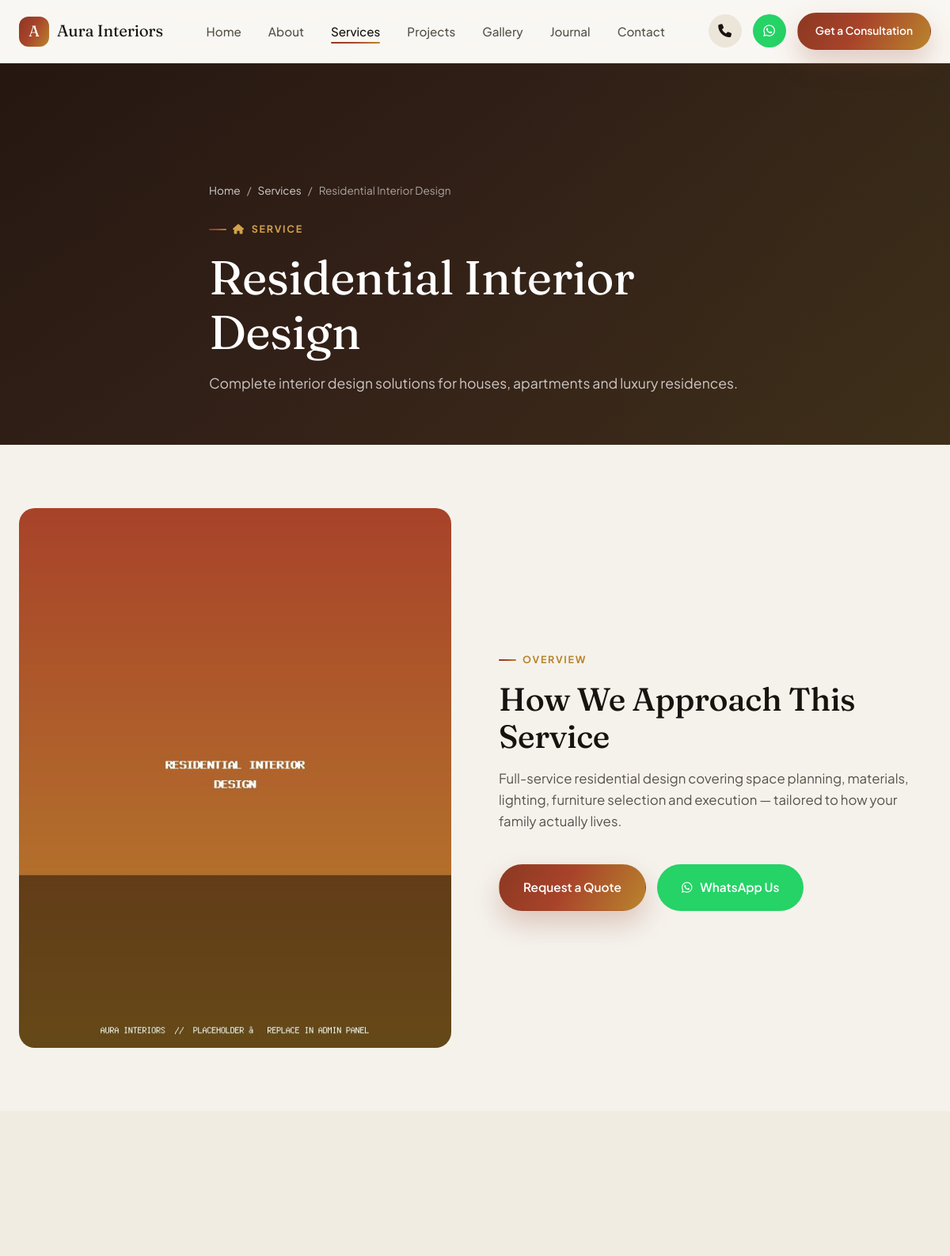
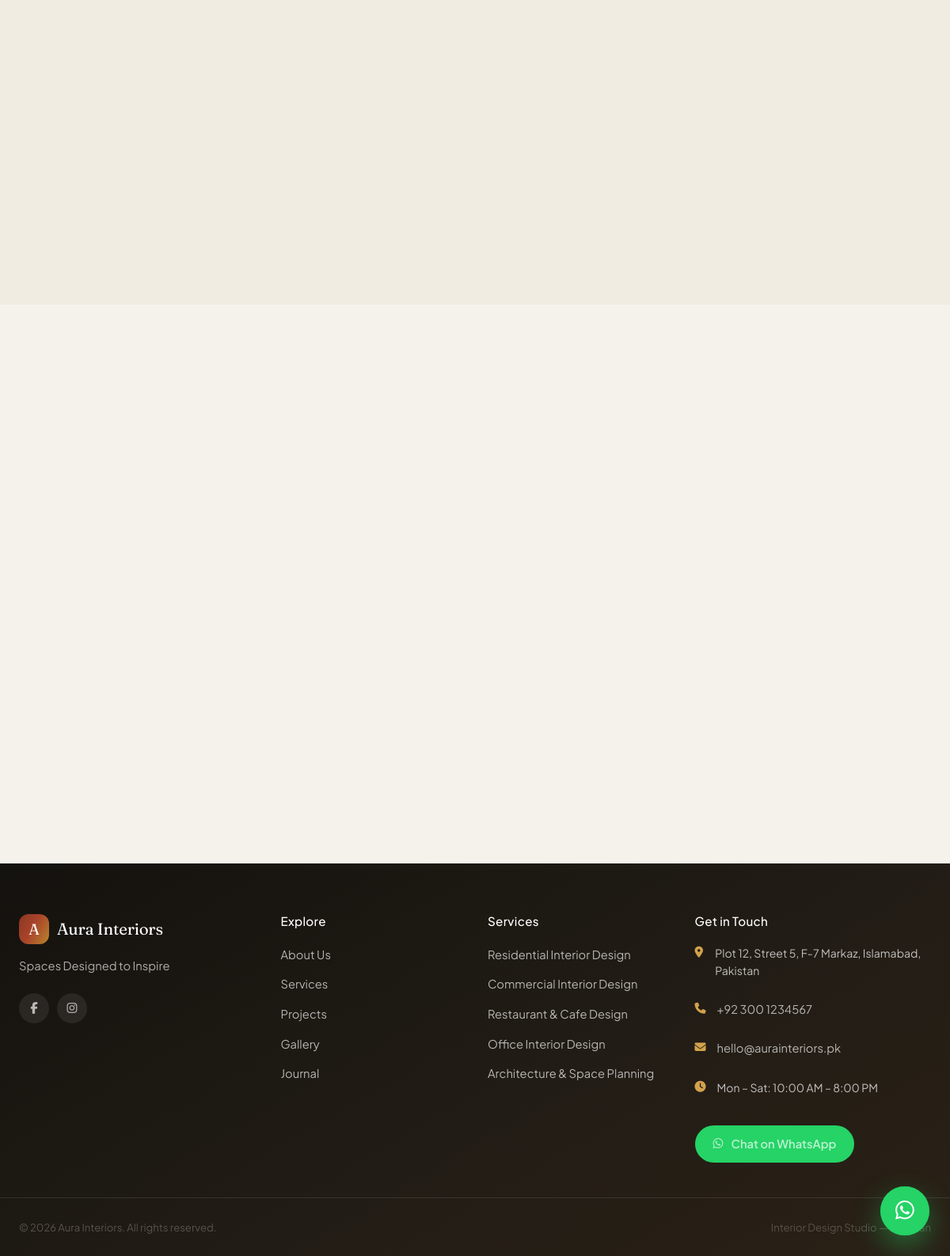
The app's page /service-detail.php?slug=residential-interior-design with its own data (2 pictures, top to bottom).
### tables this page shows
CREATE TABLE `services` (
  `id` INT UNSIGNED AUTO_INCREMENT PRIMARY KEY,
  `title` VARCHAR(150) NOT NULL,
  `slug` VARCHAR(170) NOT NULL UNIQUE,
  `short_description` VARCHAR(500) NULL,
  `content` TEXT NULL,
  `image_path` VARCHAR(255) NULL,
  `icon_class` VARCHAR(60) NULL,
  `sort_order` SMALLINT NOT NULL DEFAULT 0,
  `is_published` TINYINT(1) NOT NULL DEFAULT 1,
  `created_at` DATETIME NOT NULL DEFAULT CURRENT_TIMESTAMP,
  `updated_at` DATETIME NOT NULL DEFAULT CURRENT_TIMESTAMP ON UPDATE CURRENT_TIMESTAMP,
  INDEX `idx_services_published` (`is_published`,`sort_order`)
);

CREATE TABLE `social_links` (
  `id` INT UNSIGNED AUTO_INCREMENT PRIMARY KEY,
  `platform` VARCHAR(40) NOT NULL,
  `url` VARCHAR(255) NOT NULL,
  `icon_class` VARCHAR(60) NOT NULL,
  `sort_order` SMALLINT NOT NULL DEFAULT 0,
  `is_active` TINYINT(1) NOT NULL DEFAULT 1
);

### includes/functions.php (called while the page is built, shortened)
<?php
function e(?string $value): string
{
    return htmlspecialchars($value ?? '', ENT_QUOTES, 'UTF-8');
}
function get_settings(): array
{
    static $settings = null;
    if ($settings === null) {
        $settings = [];
        $stmt = db()->query('SELECT setting_key, setting_value FROM settings');
        foreach ($stmt->fetchAll() as $row) {
            $settings[$row['setting_key']] = $row['setting_value'];
        }
    }
    return $settings;
}
function setting(string $key, string $default = ''): string
{
    $settings = get_settings();
    return $settings[$key] ?? $default;
}
function whatsapp_link(?string $message = null): string
{
    $number = preg_replace('/\D+/', '', setting('whatsapp_number', ''));
    $msg = $message ?? setting('whatsapp_default_message', '');
    return 'https://wa.me/' . $number . '?text=' . rawurlencode($msg);
}
function tel_link(): string
{
    $phone = preg_replace('/[^\d+]/', '', setting('phone', ''));
    return 'tel:' . $phone;
}
function asset(string $path): string
{
    return BASE_URL . '/' . ltrim($path, '/');
}
function img(?string $path, string $fallback = 'assets/images/placeholder.jpg'): string
{
    if (empty($path)) {
        return asset($fallback);
    }
    return asset($path);
}

### config/database.php (called while the page is built, shortened)
<?php
function db(): PDO
{
    static $pdo = null;
    if ($pdo instanceof PDO) {
        return $pdo;
    }
    $dsn = 'mysql:host=' . DB_HOST . ';dbname=' . DB_NAME . ';charset=' . DB_CHARSET;
    try {
        $pdo = new PDO($dsn, DB_USER, DB_PASS, [
            PDO::ATTR_ERRMODE            => PDO::ERRMODE_EXCEPTION,
            PDO::ATTR_DEFAULT_FETCH_MODE => PDO::FETCH_ASSOC,
            PDO::ATTR_EMULATE_PREPARES   => false,
        ]);
    } catch (PDOException $e) {
        http_response_code(500);
        if (defined('SITE_ENV') && SITE_ENV === 'local') {
            die('Database connection failed: ' . $e->getMessage());
        }
        die('We are experiencing a temporary issue. Please try again shortly.');
    }
    return $pdo;
}

### service-detail.php (the view, shortened to what this page needs)
<?php
$slug = $_GET['slug'] ?? '';
$stmt = db()->prepare('SELECT * FROM services WHERE slug = ? AND is_published = 1');
$stmt->execute([$slug]);
$service = $stmt->fetch();
$relatedProjects = db()->prepare('SELECT * FROM projects WHERE is_published = 1 AND category = ? ORDER BY sort_order LIMIT 3');
$relatedProjects->execute([explode(' ', $service['title'])[0]]);
$relatedProjects = $relatedProjects->fetchAll();
$page = [
    'title' => $service['title'] . ' in Pakistan — ' . setting('company_name'),
    'description' => $service['short_description'],
    'canonical' => BASE_URL . '/service-detail.php?slug=' . urlencode($service['slug']),
    'image' => img($service['image_path']),
    'schema' => [schema_service($service), schema_breadcrumbs([
        ['name' => 'Home', 'url' => BASE_URL . '/index.php'],
        ['name' => 'Services', 'url' => BASE_URL . '/services.php'],
        ['name' => $service['title'], 'url' => BASE_URL . '/service-detail.php?slug=' . urlencode($service['slug'])],
    ])],
];
require __DIR__ . '/includes/header.php';
?>
<section class="page-hero">
  <div class="container page-hero__inner">
    <div class="breadcrumb"><a href="<?= asset('index.php') ?>">Home</a> / <a href="<?= asset('services.php') ?>">Services</a> / <span><?= e($service['title']) ?></span></div>
    <div class="eyebrow" style="color:#D2A24C"><i class="<?= e($service['icon_class']) ?>"></i> Service</div>
    <h1><?= e($service['title']) ?></h1>
    <p><?= e($service['short_description']) ?></p>
  </div>
</section>
<section class="section">
  <div class="container">
    <div class="about-story">
      <div class="about-story__media reveal">
        <img src="<?= e(img($service['image_path'])) ?>" alt="<?= e($service['title']) ?>">
      </div>
      <div class="reveal reveal-delay-1">
        <div class="eyebrow">Overview</div>
        <h2>How We Approach This Service</h2>
        <div style="margin-top:18px;font-size:1.05rem;color:var(--ink-soft)"><?= $service['content'] ? nl2br(e($service['content'])) : '' ?></div>
        <div class="btn-row mt-40">
          <a href="<?= asset('contact.php') ?>#consult" class="btn btn--gradient">Request a Quote</a>
          <a href="<?= e(whatsapp_link('Assalamualaikum, I am interested in your ' . $service['title'] . ' service. I would like to discuss my project.')) ?>" target="_blank" rel="noopener" class="btn btn--whatsapp" onclick="trackEvent('whatsapp_click','service_detail')"><i class="fa-brands fa-whatsapp"></i> WhatsApp Us</a>
        </div>
      </div>
    </div>
  </div>
</section>
<?php if ($relatedProjects): ?>
<section class="section section--tint">
  <div class="container">
    <div class="project-grid">
    </div>
  </div>
</section>
<?php endif; ?>
<section class="section">
  <div class="container">
    <div class="service-grid">
    </div>
  </div>
</section>
<?php require __DIR__ . '/includes/footer.php'; ?>

### includes/footer.php (shortened to what this page needs)
</main>
<footer class="site-footer">
  <div class="container footer-grid">
    <div class="footer-col footer-col--brand">
      <a href="<?= asset('index.php') ?>" class="brand brand--footer">
        <?php if (setting('logo_path')): ?>
          <img src="<?= e(img(setting('logo_path'))) ?>" alt="<?= e(setting('company_name')) ?>" class="brand__logo">
        <?php else: ?>
          <span class="brand__mark">A</span>
          <span class="brand__name"><?= e(setting('company_name')) ?></span>
        <?php endif; ?>
      </a>
      <p class="footer-tagline"><?= e(setting('tagline')) ?></p>
      <div class="footer-socials">
        <?php
        $socials = db()->query('SELECT * FROM social_links WHERE is_active = 1 AND url != "" ORDER BY sort_order')->fetchAll();
        foreach ($socials as $s): ?>
          <a href="<?= e($s['url']) ?>" target="_blank" rel="noopener" aria-label="<?= e($s['platform']) ?>"><i class="<?= e($s['icon_class']) ?>"></i></a>
        <?php endforeach; ?>
      </div>
    </div>
    <div class="footer-col">
      <h4>Explore</h4>
      <ul>
        <li><a href="<?= asset('about.php') ?>">About Us</a></li>
        <li><a href="<?= asset('services.php') ?>">Services</a></li>
        <li><a href="<?= asset('projects.php') ?>">Projects</a></li>
        <li><a href="<?= asset('gallery.php') ?>">Gallery</a></li>
        <li><a href="<?= asset('blog.php') ?>">Journal</a></li>
      </ul>
    </div>
    <div class="footer-col">
      <h4>Services</h4>
      <ul>
        <?php
        $footerServices = db()->query('SELECT title, slug FROM services WHERE is_published = 1 ORDER BY sort_order LIMIT 5')->fetchAll();
        foreach ($footerServices as $fs): ?>
          <li><a href="<?= asset('service-detail.php?slug=' . urlencode($fs['slug'])) ?>"><?= e($fs['title']) ?></a></li>
        <?php endforeach; ?>
      </ul>
    </div>
    <div class="footer-col">
      <h4>Get in Touch</h4>
      <ul class="footer-contact">
        <li><i class="fa-solid fa-location-dot"></i><span><?= e(setting('address')) ?></span></li>
        <li><i class="fa-solid fa-phone"></i><a href="<?= tel_link() ?>"><?= e(setting('phone')) ?></a></li>
        <li><i class="fa-solid fa-envelope"></i><a href="mailto:<?= e(setting('email')) ?>"><?= e(setting('email')) ?></a></li>
        <li><i class="fa-solid fa-clock"></i><span><?= e(setting('business_hours')) ?></span></li>
      </ul>
      <a href="<?= e(whatsapp_link()) ?>" target="_blank" rel="noopener" class="btn btn--whatsapp btn--sm" onclick="trackEvent('whatsapp_click','footer')">
        <i class="fa-brands fa-whatsapp"></i> Chat on WhatsApp
      </a>
    </div>
  </div>
  <div class="footer-bottom">
    <div class="container footer-bottom__inner">
      <p>&copy; <?= date('Y') ?> <?= e(setting('company_name')) ?>. All rights reserved.</p>
      <p class="footer-credit">Interior Design Studio — Pakistan</p>
    </div>
  </div>
</footer>
<a href="<?= e(whatsapp_link()) ?>" target="_blank" rel="noopener" class="whatsapp-float" aria-label="Chat on WhatsApp" onclick="trackEvent('whatsapp_click','floating_button')">
  <i class="fa-brands fa-whatsapp"></i>
  <span class="whatsapp-float__pulse"></span>
</a>
</body>
</html>

### records on screen
services: title "Residential Interior Design", short_description "Complete interior design solutions for houses, apartments and luxury residences.", image_path (picture), content "Full-service residential design covering space planning, materials, lighting, furniture selection and execution — tailored to how your family actually lives."
services: title "Commercial Interior Design"
services: title "Restaurant & Cafe Design"
services: title "Office Interior Design"
services: title "Architecture & Space Planning"

### other values on screen
setting('company_name') "Aura Interiors"
setting('tagline') "Spaces Designed to Inspire"
setting('address') "Plot 12, Street 5, F-7 Markaz, Islamabad, Pakistan"
setting('phone') "+92 300 1234567"
setting('email') "hello@aurainteriors.pk"
setting('business_hours') "Mon – Sat: 10:00 AM – 8:00 PM"
